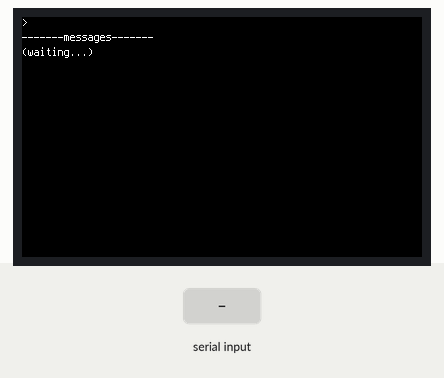
Bench run of a program on a simulated CircuitPython board. Shown: 400×240 colour display. The test bench sets the inputs (shaded band). The interpreter's speed is modelled, so counts of loop turns are approximate; what the program prints to the serial console is not drawn.

Above: at 1.2 s.
1.3 s: "1\n" received over the second serial link
2.8 s: "0\n" received over the second serial link
At 3.7 s:
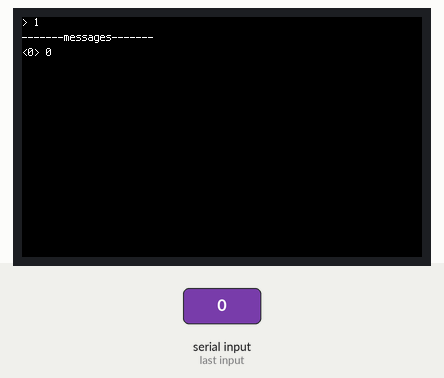
4.3 s: "2\n" received over the second serial link
5.8 s: "1\n" received over the second serial link
7.3 s: "0\n" received over the second serial link
At 8.2 s:
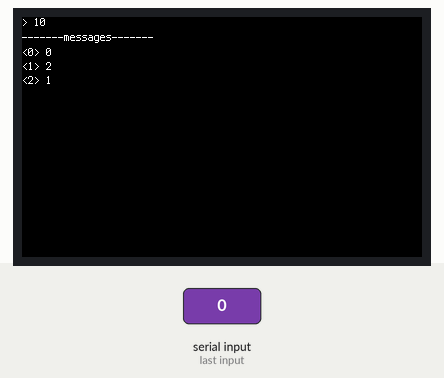
Timing chart, 0 to 9.8 s (numbered marks = the images above; inputs shaded):
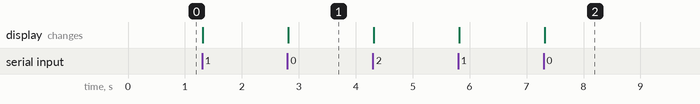

The program:

sharp_large_cardkb_serial_log_long.py
```python
import time
import board
import busio
import displayio
import framebufferio
import sharpdisplay
import busio
import digitalio


messages = []

displayio.release_displays()

bus = board.SPI()
chip_select_pin = board.D7

framebuffer = sharpdisplay.SharpMemoryFramebuffer(bus, chip_select_pin, width=400, height=240)

display = framebufferio.FramebufferDisplay(framebuffer)

from adafruit_display_text.label import Label
from terminalio import FONT

label1 = Label(font=FONT, text="> ", x=0, y=5, scale=1, line_spacing=1.2)
label2 = Label(font=FONT, text="(waiting...)", x=0, y=35, scale=1, line_spacing=1.2)
label3 = Label(font=FONT, text="-------messages-------", x=0, y=20, scale=1, line_spacing=1.2)
#display.root_group = label

text_group = displayio.Group()
text_group.append(label1)
text_group.append(label2)
text_group.append(label3)

display.root_group=text_group
#display.show(text_group)

i2c = busio.I2C(board.SCL, board.SDA)

while not i2c.try_lock():
    pass

#cardkb = i2c.scan()[0]  # should return 95
i2c_devices = i2c.scan()
print(i2c_devices)
cardkb=i2c_devices[0]
if cardkb != 95:
    print("!!! Check I2C config: " + str(i2c))
    print("!!! CardKB not found. I2C device", cardkb,
          "found instead.")
    exit(1)

ESC = chr(27)
NUL = '\x00'
CR = "\r"
LF = "\n"
LEFT = bytearray(b'\xB4')
RIGHT = bytearray(b'\xB7')
DOWN = bytearray(b'\xB6')
UP = bytearray(b'\xB5')
c = ''
b = bytearray(1)

instr = ''
radio_instr = ''
uart = busio.UART(board.TX, board.RX, baudrate=38400,timeout=0)

msg_display_index=0

message_lines = 9

def show_messages(highlight):
    # highlight is the last message
    end_message=highlight
    start_message = (highlight-message_lines)%len(messages)
    print("highlight:",highlight)
    print("bounds:",start_message,end_message)
    outstr=''
    i = end_message
    count=0
    while (count < message_lines) and (count < len(messages)):
        outstr="<"+str(i)+"> "+messages[i]+'\n'+outstr
        i=(i-1)%len(messages)
        count=count+1
    label2.text=outstr

while True:

    i2c.readfrom_into(cardkb,b)
    if (b == LEFT):
        print("left!")
        continue
    if (b == RIGHT):
        print("right!")
        continue
    if (b == UP):
        print("up!")
        if(len(messages)>message_lines):
            msg_display_index=(msg_display_index-1)%len(messages)
            if(msg_display_index<(message_lines-1)):
                msg_display_index=message_lines-1
            print("index=",msg_display_index)
            show_messages(msg_display_index)
            #label2.text="<"+str(msg_display_index)+"> "+messages[msg_display_index]
        continue
    if (b == DOWN):
        print("down!")
        if(len(messages)>message_lines):
            #msg_display_index=(msg_display_index+1)%len(messages)
            msg_display_index=msg_display_index+1
            if(msg_display_index>len(messages)-1):
                msg_display_index=len(messages)-1
            print("index=",msg_display_index)
            show_messages(msg_display_index)
            #label2.text="<"+str(msg_display_index)+"> "+messages[msg_display_index]
        continue

    try:
        c=b.decode()
        if (c != ESC and c != NUL and c !=LEFT):
            if (c == CR):
                print('\nsending:',instr)
                label1.text='> '
                uart.write(bytes(instr, "ascii"))
                messages.append("me: "+instr.strip())
                msg_display_index=len(messages)-1
                show_messages(msg_display_index)
                instr=''
            else:
                print(c, end='')
                instr=instr+c
                label1.text='> '+instr
    except:
        print("error")

    data = uart.read(1)  # read up to 32 bytes
    if data is not None:
        this=''.join([chr(b) for b in data])
        if this == LF or this == CR:
            if this == CR:
                continue
            else:
                #print(data,this)
                print(radio_instr)
                if (len(radio_instr)>0):
                    messages.append(radio_instr.strip())
                    print('messages:',messages)
                    msg_display_index=len(messages)-1
                    #label2.text="<"+str(msg_display_index)+"> "+messages[msg_display_index]
                    show_messages(msg_display_index)
                radio_instr=''
                #radio_instr=radio_instr+'\n'
        else:
            radio_instr=radio_instr+this

# be nice, clean up
i2c.unlock()
```

Measured:
- after the input at 2.8 s, the display: changes at once (image 1)
- after the input at 7.3 s, the display: changes at once (image 2)
